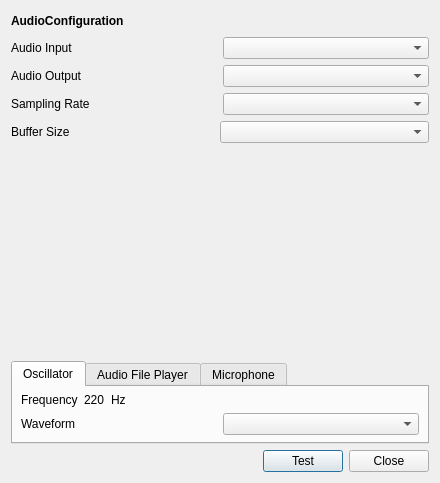
<?xml version="1.0" encoding="UTF-8"?>
<ui version="4.0">
 <class>AudioPreferenceDialog</class>
 <widget class="QDialog" name="AudioPreferenceDialog">
  <property name="geometry">
   <rect>
    <x>0</x>
    <y>0</y>
    <width>440</width>
    <height>483</height>
   </rect>
  </property>
  <property name="mouseTracking">
   <bool>true</bool>
  </property>
  <property name="windowTitle">
   <string>Dialog</string>
  </property>
  <layout class="QGridLayout" name="gridLayout">
   <item row="0" column="0">
    <layout class="QVBoxLayout" name="AudioPreferenceVerticalLayout">
     <item>
      <layout class="QHBoxLayout" name="AudioPreferenceTitleLayout">
       <item>
        <widget class="QLabel" name="AudioPreferenceTitleLabel">
         <property name="font">
          <font>
           <weight>75</weight>
           <bold>true</bold>
          </font>
         </property>
         <property name="text">
          <string>AudioConfiguration</string>
         </property>
        </widget>
       </item>
       <item>
        <spacer name="AudioPreferenceTitleHorizontalSpacer">
         <property name="orientation">
          <enum>Qt::Horizontal</enum>
         </property>
         <property name="sizeHint" stdset="0">
          <size>
           <width>40</width>
           <height>20</height>
          </size>
         </property>
        </spacer>
       </item>
      </layout>
     </item>
     <item>
      <layout class="QHBoxLayout" name="AudioInputHorizontalLayout">
       <item>
        <widget class="QLabel" name="AudioInputLabel">
         <property name="text">
          <string>Audio Input</string>
         </property>
        </widget>
       </item>
       <item>
        <widget class="QComboBox" name="AudioInputComboBox"/>
       </item>
      </layout>
     </item>
     <item>
      <layout class="QHBoxLayout" name="AudioOutputHorizontalLayout">
       <item>
        <widget class="QLabel" name="AudioOutputLabel">
         <property name="text">
          <string>Audio Output</string>
         </property>
        </widget>
       </item>
       <item>
        <widget class="QComboBox" name="AudioOutputComboBox">
         <property name="sizePolicy">
          <sizepolicy hsizetype="Ignored" vsizetype="Fixed">
           <horstretch>0</horstretch>
           <verstretch>0</verstretch>
          </sizepolicy>
         </property>
        </widget>
       </item>
      </layout>
     </item>
     <item>
      <layout class="QHBoxLayout" name="SamplingRateLayout">
       <item>
        <widget class="QLabel" name="SamplingRateLabel">
         <property name="text">
          <string>Sampling Rate</string>
         </property>
        </widget>
       </item>
       <item>
        <widget class="QComboBox" name="SamplingRateComboBox"/>
       </item>
      </layout>
     </item>
     <item>
      <layout class="QHBoxLayout" name="BufferSizeLayout">
       <property name="spacing">
        <number>0</number>
       </property>
       <item>
        <widget class="QLabel" name="BufferSizeLabel">
         <property name="sizePolicy">
          <sizepolicy hsizetype="Preferred" vsizetype="Preferred">
           <horstretch>0</horstretch>
           <verstretch>0</verstretch>
          </sizepolicy>
         </property>
         <property name="text">
          <string>Buffer Size</string>
         </property>
        </widget>
       </item>
       <item>
        <widget class="QComboBox" name="BufferSizeComboBox"/>
       </item>
      </layout>
     </item>
     <item>
      <spacer name="verticalSpacer">
       <property name="orientation">
        <enum>Qt::Vertical</enum>
       </property>
       <property name="sizeHint" stdset="0">
        <size>
         <width>20</width>
         <height>40</height>
        </size>
       </property>
      </spacer>
     </item>
     <item>
      <widget class="QTabWidget" name="TestingTabWidget">
       <property name="enabled">
        <bool>true</bool>
       </property>
       <property name="sizePolicy">
        <sizepolicy hsizetype="Preferred" vsizetype="Preferred">
         <horstretch>0</horstretch>
         <verstretch>0</verstretch>
        </sizepolicy>
       </property>
       <property name="currentIndex">
        <number>0</number>
       </property>
       <widget class="QWidget" name="SynthesizerTab">
        <property name="sizePolicy">
         <sizepolicy hsizetype="Preferred" vsizetype="Preferred">
          <horstretch>0</horstretch>
          <verstretch>0</verstretch>
         </sizepolicy>
        </property>
        <attribute name="title">
         <string>Oscillator</string>
        </attribute>
        <layout class="QGridLayout" name="gridLayout_2">
         <property name="leftMargin">
          <number>8</number>
         </property>
         <property name="topMargin">
          <number>5</number>
         </property>
         <property name="rightMargin">
          <number>8</number>
         </property>
         <property name="bottomMargin">
          <number>5</number>
         </property>
         <item row="0" column="0">
          <layout class="QVBoxLayout" name="SynthesizerVerticalLayout">
           <item>
            <layout class="QHBoxLayout" name="FrequencyLayout">
             <item>
              <layout class="QHBoxLayout" name="FrequencyHorizontalLayout">
               <item>
                <widget class="QLabel" name="FrequencyLabel">
                 <property name="sizePolicy">
                  <sizepolicy hsizetype="Fixed" vsizetype="Preferred">
                   <horstretch>0</horstretch>
                   <verstretch>0</verstretch>
                  </sizepolicy>
                 </property>
                 <property name="text">
                  <string>Frequency</string>
                 </property>
                </widget>
               </item>
               <item>
                <widget class="QLabel" name="FrequencyValueLabel">
                 <property name="sizePolicy">
                  <sizepolicy hsizetype="Fixed" vsizetype="Preferred">
                   <horstretch>0</horstretch>
                   <verstretch>0</verstretch>
                  </sizepolicy>
                 </property>
                 <property name="text">
                  <string>220</string>
                 </property>
                </widget>
               </item>
               <item>
                <widget class="QLabel" name="FrequencyHertzLabel">
                 <property name="sizePolicy">
                  <sizepolicy hsizetype="Minimum" vsizetype="Fixed">
                   <horstretch>0</horstretch>
                   <verstretch>0</verstretch>
                  </sizepolicy>
                 </property>
                 <property name="text">
                  <string>Hz</string>
                 </property>
                </widget>
               </item>
              </layout>
             </item>
            </layout>
           </item>
           <item>
            <layout class="QHBoxLayout" name="waveformHorizontalLayout">
             <item>
              <widget class="QLabel" name="waveformLabel">
               <property name="text">
                <string>Waveform</string>
               </property>
              </widget>
             </item>
             <item>
              <widget class="QComboBox" name="waveformComboBox"/>
             </item>
            </layout>
           </item>
          </layout>
         </item>
        </layout>
       </widget>
       <widget class="QWidget" name="AudioPlayerTab">
        <attribute name="title">
         <string>Audio File Player</string>
        </attribute>
        <layout class="QGridLayout" name="gridLayout_4">
         <item row="0" column="0">
          <layout class="QVBoxLayout" name="AudioPlayerVerticalLayout"/>
         </item>
        </layout>
       </widget>
       <widget class="QWidget" name="MicrophoneTab">
        <attribute name="title">
         <string>Microphone</string>
        </attribute>
        <layout class="QGridLayout" name="gridLayout_5">
         <item row="1" column="0">
          <layout class="QGridLayout" name="MicrophoneGridLayout">
           <item row="0" column="0">
            <widget class="QLabel" name="MicrophoneVolumnLabel">
             <property name="text">
              <string>Mic Volumn                </string>
             </property>
            </widget>
           </item>
           <item row="0" column="1">
            <widget class="QSlider" name="MicrophoneVolumnHorizontalSlider">
             <property name="orientation">
              <enum>Qt::Horizontal</enum>
             </property>
            </widget>
           </item>
           <item row="1" column="0">
            <widget class="QLabel" name="label">
             <property name="text">
              <string/>
             </property>
            </widget>
           </item>
          </layout>
         </item>
        </layout>
       </widget>
      </widget>
     </item>
     <item>
      <layout class="QHBoxLayout" name="BottomHorizontalLayout">
       <item>
        <spacer name="BottomHorizontalSpacer_1">
         <property name="orientation">
          <enum>Qt::Horizontal</enum>
         </property>
         <property name="sizeHint" stdset="0">
          <size>
           <width>40</width>
           <height>20</height>
          </size>
         </property>
        </spacer>
       </item>
       <item>
        <widget class="QPushButton" name="TestPushButton">
         <property name="text">
          <string>Test</string>
         </property>
        </widget>
       </item>
       <item>
        <widget class="QDialogButtonBox" name="buttonBox">
         <property name="sizePolicy">
          <sizepolicy hsizetype="Fixed" vsizetype="Fixed">
           <horstretch>0</horstretch>
           <verstretch>0</verstretch>
          </sizepolicy>
         </property>
         <property name="layoutDirection">
          <enum>Qt::LeftToRight</enum>
         </property>
         <property name="orientation">
          <enum>Qt::Vertical</enum>
         </property>
         <property name="standardButtons">
          <set>QDialogButtonBox::Close</set>
         </property>
        </widget>
       </item>
      </layout>
     </item>
    </layout>
   </item>
  </layout>
 </widget>
 <resources/>
 <connections>
  <connection>
   <sender>buttonBox</sender>
   <signal>accepted()</signal>
   <receiver>AudioPreferenceDialog</receiver>
   <slot>accept()</slot>
   <hints>
    <hint type="sourcelabel">
     <x>248</x>
     <y>254</y>
    </hint>
    <hint type="destinationlabel">
     <x>157</x>
     <y>274</y>
    </hint>
   </hints>
  </connection>
  <connection>
   <sender>buttonBox</sender>
   <signal>rejected()</signal>
   <receiver>AudioPreferenceDialog</receiver>
   <slot>reject()</slot>
   <hints>
    <hint type="sourcelabel">
     <x>316</x>
     <y>260</y>
    </hint>
    <hint type="destinationlabel">
     <x>286</x>
     <y>274</y>
    </hint>
   </hints>
  </connection>
 </connections>
</ui>
